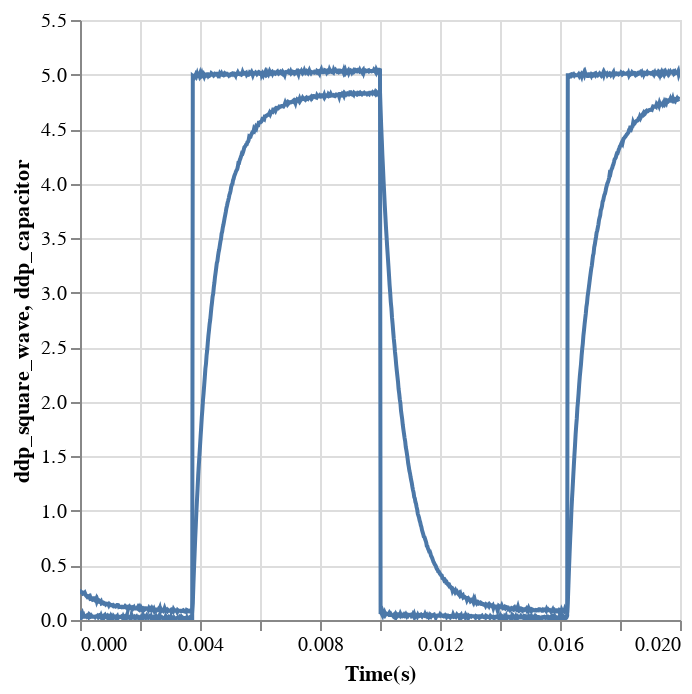

The notebook cell this image was saved under:
### Code cell
graph = alt.Chart(data_df)
ch1 = graph.mark_line().encode(alt.X('Time(s)'), alt.Y('ddp_square_wave')).interactive()
ch2 = graph.mark_line().encode(alt.X('Time(s)'), alt.Y('ddp_capacitor')).interactive()

ch1 + ch2

### Figure 1 — Vega-Lite specification as saved in the notebook (floating-point values rounded to 4 significant figures; data arrays with more than 128 entries replaced by an {"elided": "..."} marker saying what was removed)
{"config": {"view": {"continuousWidth": 300, "continuousHeight": 300}}, "layer": [{"mark": {"type": "line"}, "encoding": {"x": {"field": "Time(s)", "type": "quantitative"}, "y": {"field": "ddp_square_wave", "type": "quantitative"}}, "name": "view_95"}, {"mark": {"type": "line"}, "encoding": {"x": {"field": "Time(s)", "type": "quantitative"}, "y": {"field": "ddp_capacitor", "type": "quantitative"}}, "name": "view_96"}], "data": {"name": "data-e009b65d3b9954ec7cf00edf4add1d72"}, "params": [{"name": "param_95", "select": {"type": "interval", "encodings": ["x", "y"]}, "bind": "scales", "views": ["view_95"]}, {"name": "param_96", "select": {"type": "interval", "encodings": ["x", "y"]}, "bind": "scales", "views": ["view_96"]}], "$schema": "https://vega.github.io/schema/vega-lite/v5.20.1.json", "datasets": {"data-e009b65d3b9954ec7cf00edf4add1d72": {"elided": "1000 records"}}}
